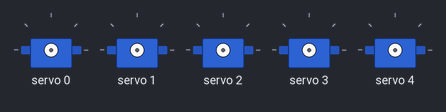
Simulated run of this sketch. Board: ESP32. Shown: 5 × servo. What the sketch prints to the serial monitor is not drawn.

Above: at 0.1 s.
Timing chart, 0 to 1.9 s (numbered marks = the images above):
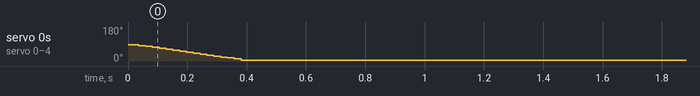

The sketch:

bionic_hand_esp32.ino
```cpp
/*
  Bionic Hand — ESP32 Firmware
  ════════════════════════════
  Hardware : ESP32 DevKit V1 (38-pin)
             PCA9685 16-ch PWM driver  (I2C: SDA=GPIO21, SCL=GPIO22, addr=0x40)
             5 × SG90 / MG90S servos  (NO thumb CMC)

  Channels : 0=Index  1=Middle  2=Ring  3=Pinky  4=Thumb-curl

  Serial   : 115200 baud
  Protocol : "a0,a1,a2,a3,a4\n"  — 5 comma-separated ints, 0-180 each

  Library  : Adafruit PWM Servo Driver Library
             Install via Arduino Library Manager → "Adafruit PWM Servo Driver"
*/

#include <Wire.h>
#include <Adafruit_PWMServoDriver.h>

// ── PCA9685 ──────────────────────────────────────────────────
Adafruit_PWMServoDriver pca = Adafruit_PWMServoDriver(0x40);

// SG90 / MG90S pulse range
// 50 Hz → 500µs = ~102 ticks  |  2400µs = ~491 ticks
#define SERVO_MIN   102    // 0°
#define SERVO_MAX   491    // 180°
#define NUM_SERVOS  5      // Index, Middle, Ring, Pinky, Thumb-curl

// ── Current servo positions ───────────────────────────────────
int currentAngle[NUM_SERVOS] = {10, 10, 10, 10, 10};

// ── Angle → PCA9685 pulse ─────────────────────────────────────
uint16_t angleToPulse(int angle) {
  angle = constrain(angle, 0, 180);
  return map(angle, 0, 180, SERVO_MIN, SERVO_MAX);
}

// ── Move one servo ────────────────────────────────────────────
void setServo(uint8_t ch, int angle) {
  pca.setPWM(ch, 0, angleToPulse(angle));
  currentAngle[ch] = angle;
}

// ── Startup: open all fingers gently ─────────────────────────
void openAllFingers() {
  for (int a = 90; a >= 10; a -= 5) {
    for (int ch = 0; ch < NUM_SERVOS; ch++) {
      setServo(ch, a);
    }
    delay(20);
  }
}

// ── Parse and apply incoming serial line ─────────────────────
void applyAngles(String line) {
  line.trim();
  if (line.length() == 0) return;

  int angles[NUM_SERVOS];
  int idx   = 0;
  int start = 0;

  for (int i = 0; i <= (int)line.length() && idx < NUM_SERVOS; i++) {
    if (i == (int)line.length() || line[i] == ',') {
      String token = line.substring(start, i);
      token.trim();
      if (token.length() > 0) {
        angles[idx++] = constrain(token.toInt(), 0, 180);
      }
      start = i + 1;
    }
  }

  // Only apply if we got all 5 values
  if (idx == NUM_SERVOS) {
    for (int ch = 0; ch < NUM_SERVOS; ch++) {
      setServo(ch, angles[ch]);
    }
  }
}

// ── setup ─────────────────────────────────────────────────────
void setup() {
  Serial.begin(115200);
  Serial.println("Bionic Hand — 5 servo ready");

  Wire.begin(21, 22);
  pca.begin();
  pca.setOscillatorFrequency(27000000);
  pca.setPWMFreq(50);

  delay(10);
  openAllFingers();
  Serial.println("Fingers opened. Waiting for commands...");
}

// ── loop ──────────────────────────────────────────────────────
void loop() {
  if (Serial.available()) {
    String line = Serial.readStringUntil('\n');
    applyAngles(line);
  }
}
```
